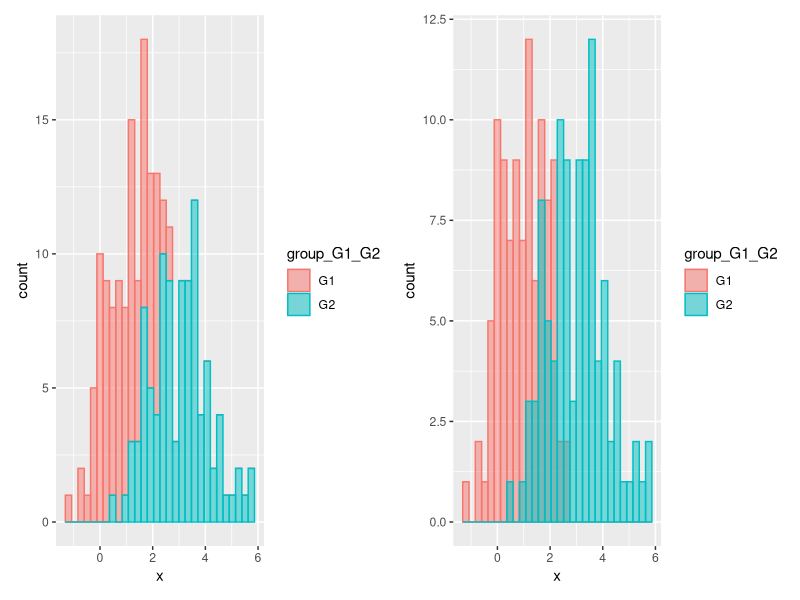
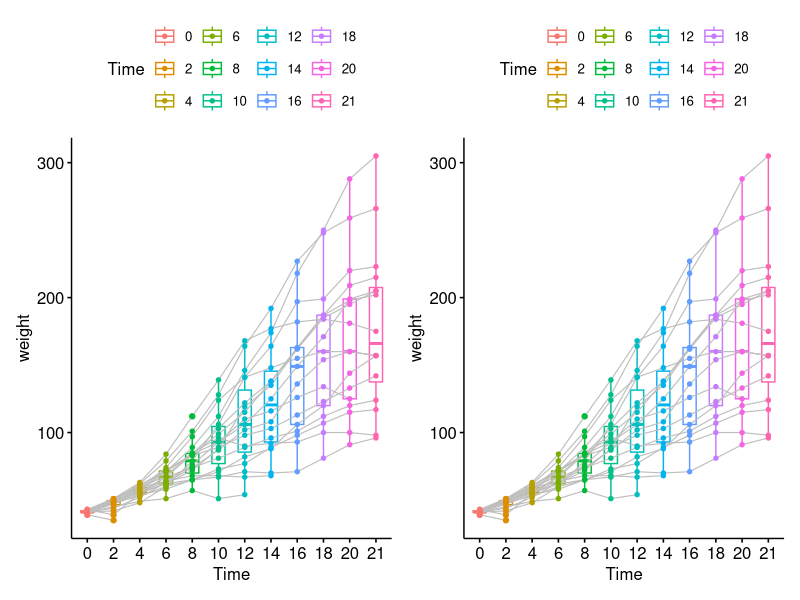
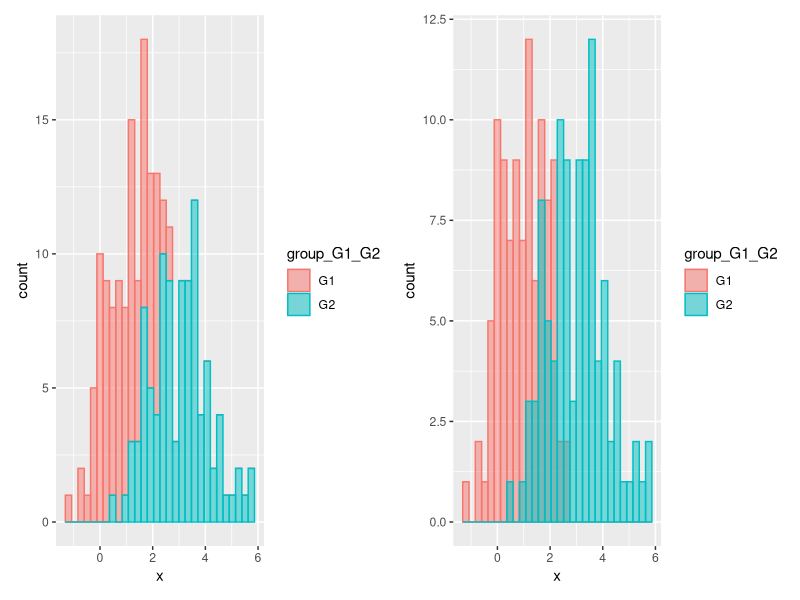
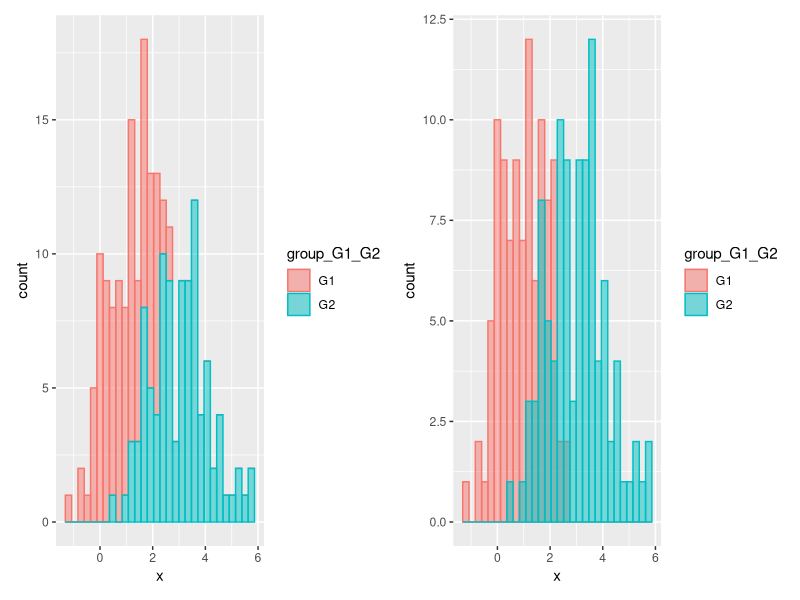
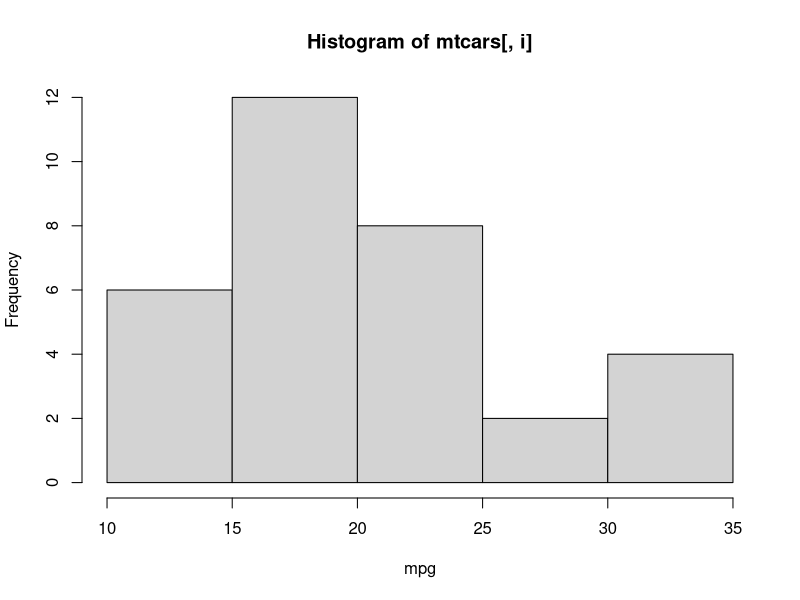
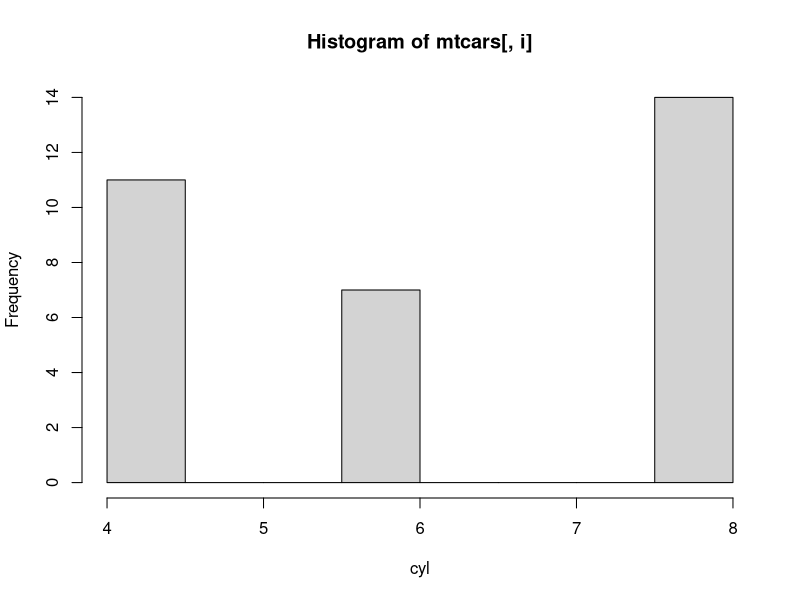
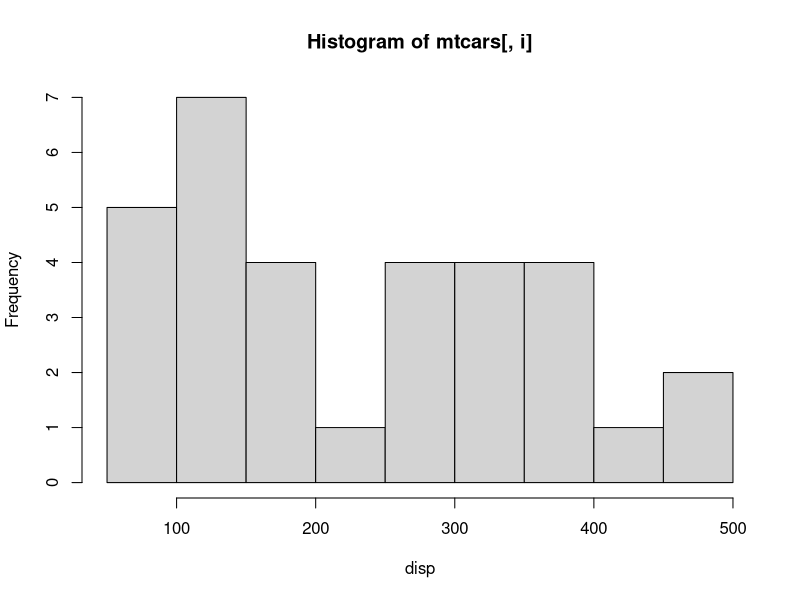
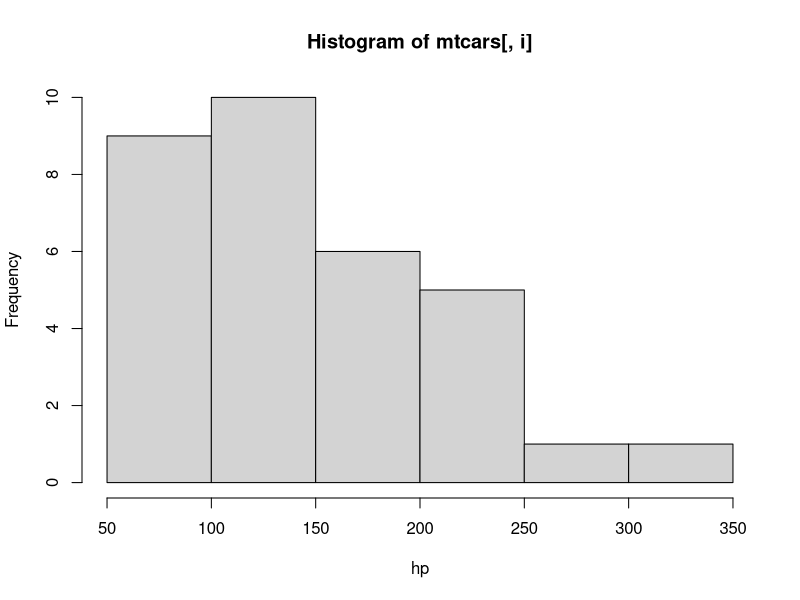

Here is the R script that generated these plots, in order:
## ---- chunk 1
library(ggplot2)
library(ggpubr)
library(patchwork)
## ---- chunk 2
set.seed(3)
x1 <- rnorm(100, mean=1)
x2 <- rnorm(100, mean = 3)
x <- c(x1, x2)
group <- c(rep("G1", 100), rep("G2", 100))

df <- data.frame(x, group_G1_G2 = group)
df
## ---- chunk 3
g1=ggplot(df, aes(x = x, fill = group_G1_G2, colour= group_G1_G2)) + 
  geom_histogram(alpha = 0.5)

g2=ggplot(df, aes(x = x, fill = group_G1_G2, colour= group_G1_G2)) + 
  geom_histogram(alpha = 0.5, position = "identity")

g=g1+g2
g
## ---- chunk 4
ggsave("histogram.png",plot = g, width = 12, height = 4)

ggsave("histogram.pdf",plot = g, width = 12, height = 4)
## ---- chunk 5
g_paired=ggpaired(ChickWeight[ChickWeight$Diet==1,], x = "Time", y = "weight",id = "Chick",
 color = "Time", line.color = "gray", line.size = 0.4,xlab = "Time", ylab = "weight")
g_paired+g_paired
## ---- chunk 6
for (i in 1:5){
  featurename=colnames(mtcars)[i]
  figname=paste(c(featurename,".png"),collapse = "")
  png(file=figname, width = 1200, height = 900,res = 200)
  hist(mtcars[,i],xlab = featurename)
  dev.off()
}
